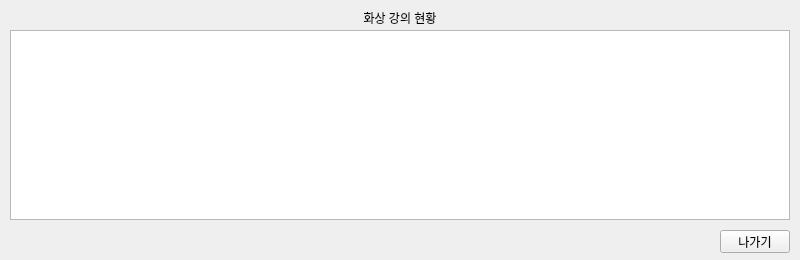
<?xml version="1.0" encoding="UTF-8"?>
<ui version="4.0">
 <class>MainWindow</class>
 <widget class="QMainWindow" name="MainWindow">
  <property name="geometry">
   <rect>
    <x>0</x>
    <y>0</y>
    <width>800</width>
    <height>260</height>
   </rect>
  </property>
  <property name="minimumSize">
   <size>
    <width>800</width>
    <height>260</height>
   </size>
  </property>
  <property name="maximumSize">
   <size>
    <width>800</width>
    <height>260</height>
   </size>
  </property>
  <property name="windowTitle">
   <string>MainWindow</string>
  </property>
  <widget class="QWidget" name="centralwidget">
   <widget class="QTableWidget" name="grade_tableWidget">
    <property name="geometry">
     <rect>
      <x>10</x>
      <y>30</y>
      <width>780</width>
      <height>190</height>
     </rect>
    </property>
   </widget>
   <widget class="QLabel" name="label">
    <property name="geometry">
     <rect>
      <x>10</x>
      <y>10</y>
      <width>780</width>
      <height>16</height>
     </rect>
    </property>
    <property name="text">
     <string>화상 강의 현황</string>
    </property>
    <property name="alignment">
     <set>Qt::AlignCenter</set>
    </property>
   </widget>
   <widget class="QPushButton" name="exit_button">
    <property name="geometry">
     <rect>
      <x>720</x>
      <y>230</y>
      <width>70</width>
      <height>23</height>
     </rect>
    </property>
    <property name="text">
     <string>나가기</string>
    </property>
   </widget>
  </widget>
 </widget>
 <resources/>
 <connections/>
</ui>
